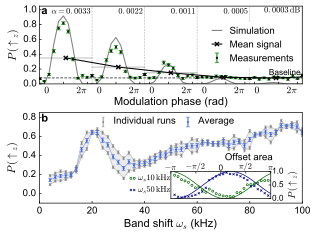

Reproduce this figure in Python.
# -*- coding: utf-8 -*-
"""
Created on Fri Feb 17 17:47:31 2017

@author: virginia
"""
from __future__ import division, print_function
import sys
sys.path.append('/home/virginia/Dropbox/Simple fidelity experiments/Core modules')
sys.path.append('C:\\Users\\Sandeep\\Dropbox\\Simple fidelity experiments\\Core modules')
from Slepian import DPSS
import matplotlib.gridspec as gridspec
import numpy as np
import matplotlib
import matplotlib.pyplot as plt
import matplotlib.colors as mcolors
from matplotlib.patches import Polygon
from scipy.optimize import curve_fit

from PyPDF2 import  PdfFileReader, PdfFileWriter


def pdfMerger(pdfs_in, pdf_out, path=''):
    ''' Merge multiple PDF files together '''
    output = PdfFileWriter()
    
    main_pdf = PdfFileReader(open(pdfs_in[0],"rb")).getPage(0)
    
    for i in range(1, len(pdfs_in)):
        pdf = PdfFileReader(open(pdfs_in[1],"rb")).getPage(0)
        main_pdf.mergePage(pdf)
    
    output.addPage(main_pdf)
    output.write(open(path+pdf_out,"wb"))
    
def gradient_fill(x, y, fill_color=None, ax=None, **kwargs):
    """
    Plot a line with a linear alpha gradient filled beneath it.

    Parameters
    ----------
    x, y : array-like
        The data values of the line.
    fill_color : a matplotlib color specifier (string, tuple) or None
        The color for the fill. If None, the color of the line will be used.
    ax : a matplotlib Axes instance
        The axes to plot on. If None, the current pyplot axes will be used.
    Additional arguments are passed on to matplotlib's ``plot`` function.

    Returns
    -------
    line : a Line2D instance
        The line plotted.
    im : an AxesImage instance
        The transparent gradient clipped to just the area beneath the curve.
    """
    if ax is None:
        ax = plt.gca()
    x = np.array(x); y = np.array(y)
    line, = ax.plot(x, y, **kwargs)
    if fill_color is None:
        fill_color = line.get_color()

    zorder = line.get_zorder()
    alpha = line.set_alpha(0.0)
    alpha = 0.9#1.0 if alpha is None else alpha

    z = np.empty((100, 1, 4), dtype=float)
    rgb = mcolors.colorConverter.to_rgb(fill_color)
    z[:,:,:3] = rgb
    z[:,:,-1] = np.linspace(0, alpha, 100)[::-1,None]

    xmin, xmax, ymin, ymax = x.min(), x.max(), y.min()*0.01, y.max()*0.95
    im = ax.imshow(z, aspect='auto', extent=[xmin, xmax, ymin, ymax],
                   origin='lower', zorder=zorder, interpolation='nearest')

    xy = np.column_stack([x, y])
    xy = np.vstack([[xmin, ymin], xy, [xmax, ymin], [xmin, ymin]])
    clip_path = Polygon(xy, facecolor='none', edgecolor='none', closed=True)
    ax.add_patch(clip_path)
    im.set_clip_path(clip_path)

    #ax.autoscale(True)
    return line, im

def mm2inch(mm):
    return mm * 0.0393701
    

# General rc parameter    
matplotlib.rcParams['figure.figsize'] = (mm2inch(80), mm2inch(60))
matplotlib.rcParams['axes.linewidth'] = 0.5
matplotlib.rcParams['xtick.major.size'] = 1.5
matplotlib.rcParams['ytick.major.size'] = 1.5
font = {'family' : 'Arial',
        'size'   : 8}
matplotlib.rc('font', **font)
matplotlib.rcParams['axes.linewidth'] = 0.5
plt.rc('xtick', labelsize=7)
plt.rc('ytick', labelsize=7)



fig = plt.figure()
grid = gridspec.GridSpec(2, 1, height_ratios=[1.0, 1.0])

ax1 = plt.subplot(grid[0, 0])
ax2 = plt.subplot(grid[1, 0])




###############################################################################################
#
#       TIGHT LAYOUT
#
###############################################################################################


plt.tight_layout()



###############################################################################################
#
#       Absolute positioning of subplots
#
###############################################################################################

for ax in [ax1, ax2]:
    pos1 = ax.get_position()
    pos2 = [pos1.x0 + 0.025, pos1.y0 + 0.025, pos1.width, pos1.height]
    ax.set_position(pos2)
    

for ax in [ax1]:
    pos1 = ax.get_position()
    h = 0.90; y1  = pos1.height*(1 - h)
    pos2 = [pos1.x0, pos1.y0 + y1, pos1.width, pos1.height*h*1.05]
    ax.set_position(pos2)

for ax in [ax2]:
    pos1 = ax.get_position()
    h = 1.1
    pos2 = [pos1.x0, pos1.y0, pos1.width, pos1.height*h]
    ax.set_position(pos2)



###############################################################################################
#
#       ax1 PLOTS: CALIBRATION
#
###############################################################################################


expect_c = 'Gray'; data_c = 'Green'

expect = np.loadtxt('assets/data/expected_fidelities_016.txt', skiprows=1)[12:]
subbin_data = np.loadtxt('assets/data/20161031016_subbinned_data.txt')[12:-1, :]
alphas = np.loadtxt('assets/data/alpha_values_016.txt', skiprows=1)[2:]

n = len(alphas)

data_noisy = [subbin_data[i+1+i*10:i+1+i*10+10, 0] for i in range(n)]
simulation = [expect[i+1+i*10:i+1+i*10+10] for i in range(n)]
data_clean = [subbin_data[i*11+i, 0] for i in range(n)]




max_peaks = 5


x = range(subbin_data.shape[0])

ax1.plot(expect, color=expect_c, lw=0.75, label='Simulation')
ax1.errorbar(x, subbin_data[:, 0], subbin_data[:, 1:].T, fmt ='o', markersize=1.25, 
             color=data_c, lw=0.75, capsize=1.5, label='Measurements')
             
ax1.errorbar(x[::11], subbin_data[::11, 0], subbin_data[::11, 1:].T, fmt ='s', markersize=1.0, 
             color='k', lw=0.75, capsize=1.5)


baseline = np.median(data_clean)             
#gradient_fill([x[0], x[-1]], [baseline, baseline], fill_color='k', ax=ax1, color='k')

ax1.set_xlim([0, (max_peaks)*11])

y_arr = [0.93-i*0.25 for i in range(max_peaks+1)]
mean_line = np.zeros((max_peaks+1, 2))




dBs = np.log10(1+alphas[:max_peaks])*10


for i in range(max_peaks+1):
    ax1.plot([i*11, i*11], [0, 1.1], 'k--', dashes=(1.5, 0.75), alpha=0.25, lw=0.5)

    mean = np.mean(data_noisy[i])
    ax1.plot([i*11, (i+1)*11], [mean, mean], color='k', lw=0.75, alpha=0.25)
    
    mean_line[i, :] = ((i*11+(i+1)*11)/2., mean)
    
    if i != max_peaks:
        if i == 0:
            label = r'$\alpha=%.4f $' % (dBs[i]) 
            ax1.text(2.5 + i*11, 0.95, label, fontsize=6)
        elif i != max_peaks-1:
            label = r'$%.4f $' % (dBs[i])
            ax1.text(5.5 + i*11, 0.95, label, fontsize=6) 
        else:
            label = r'$%.4f \, \mathrm{dB} $' % (dBs[i])
            ax1.text(3 + i*11, 0.95, label, fontsize=6) 
            
            
            
    
    #ax1.fill_between([i*11, (i+1)*11], [mean, mean], 0, color='DarkGreen', alpha=0.10)
    #ax1.arrow(11*i + 0.17, y_arr[i], 10.5, 0, fc='k', ec='k', lw=0.75, head_length=0.75, head_width=0.05, 
    #      overhang=0.2, length_includes_head=True, alpha=0.25 if i != 1 else 0.75)
         
#ax1.text(12, 0.75, r'$\varphi = 0 \rightarrow 2\pi$', fontsize=6)         


ax1.plot(mean_line[:, 0], mean_line[:, 1], 'kx-', lw=0.75, markersize=3.0, mew=1.0, label='Mean signal')
ax1.plot([0, 55], [mean_line[-2][1], mean_line[-2][1]], lw=0.5, color='k', ls=':', dashes=(2,1))
#ax1.plot([i*11, (i+1)*11], [mean, mean], color='DarkGreen', lw=0.75, label='Mean signal')
        

# Set ticklabel positions to match peaks in simulation
#x_ticks = [np.argmax(expect[i*11:11*(i+1)])+11*i for i in range(max_peaks)]
x_ticks = [1, 5, 10, 12, 16, 21, 23, 27, 32, 34, 39, 43, 45, 50, 54]

ax1.set_xticks(x_ticks)
#xticklabels = ['{:.1f}'.format(dBs[i]*1e3) for i in range(max_peaks)]
xticklabels = [r'$0$', '', r'$2\pi$', r'$0$', '', r'$2\pi$', r'$0$', '', r'$2\pi$', r'$0$', '', r'$2\pi$', r'$0$', '', r'$2\pi$']

ax1.set_xticklabels(xticklabels)

all_ticks = ax1.xaxis.get_major_ticks()

for tick in all_ticks[2::3]:
    tick.label1.set_horizontalalignment('right')
for tick in all_ticks[0::3]:
    tick.label1.set_horizontalalignment('left')

ax1.set_xlabel(r'Modulation phase (rad)', labelpad=1)


ax1.tick_params(top='off', right='off', pad=2.0)
ax1.set_ylabel(r'$P\,(\uparrow_z)$', labelpad=3.5)

ax1.set_ylim([0, 1.05])

ax1.text(48, 0.12, 'Baseline', fontsize=6, color='k')

legend  = ax1.legend(loc='center right', frameon=True, fontsize=7, numpoints=1, handlelength=1.0)
legend.get_frame().set_facecolor('w')
legend.get_frame().set_edgecolor('w')


###############################################################################################
#
#       ax2 PLOTS: SIGNAL
#
###############################################################################################





c1 = 'Gray'; c2 = 'RoyalBlue'
mk = 'o'

# -------------- Read in data -----------------------------------------------------------------
d1 = np.loadtxt('assets/data/20161031014_subbinned_data.txt')[2:, :]
d2 = np.loadtxt('assets/data/20161031015_subbinned_data.txt')[:-2, :][::-1, :]

f = np.arange(4, 101, 2)



# -------------- Plots ------------------------------------------------------------------------

ax2.fill_between(f, d1[:, 0], d2[:, 0], color=c1, lw=0, alpha=0.15)

ax2.plot(f, d1[:, 0],  color=c1, lw=0.5, alpha=0.5)
ax2.plot(f, d2[:, 0],  color=c1, lw=0.5, alpha=0.5)

ax2.errorbar(f, d1[:, 0], d1[:, 1:].T, color=c1, fmt='o', capsize=1.0, lw=0.75, alpha=0.75,
             markersize=1.0, mec=c1)
ax2.errorbar(f, d2[:, 0], d2[:, 1:].T, color=c1, fmt='o', capsize=1.0, lw=0.75, alpha=0.75, 
             label='Individual runs', markersize=1.0, mec=c1)

mean = (d1[:, 0] + d2[:, 0]) / 2
mean_err = np.sqrt((d1[:, 1:]**2).T + (d2[:, 1:]**2).T)

ax2.plot(f, mean,  color=c2, lw=0.5, alpha=0.5)

ax2.errorbar(f, mean, yerr=mean_err, color=c2, fmt='o', capsize=1.25, lw=0.75, 
             label='Average', markersize=1.0, mec=c2)
             
             

ax2.tick_params(top='off', right='off', pad=2.5)

ax2.set_ylim([-0.1, 0.85])
ax2.set_yticks([0.0, 0.2, 0.4, 0.6, 0.8])

ax2.set_xlim([0, 100])
ax2.set_xticks([0, 20, 40, 60, 80, 100])

ax2.set_ylabel(r'$P\,(\uparrow_z)$', labelpad=3.5)
ax2.set_xlabel(r'Band shift $\omega_s$ (kHz)', labelpad=2.5)

ax2.legend(loc='upper left', frameon=False, fontsize=7, ncol=2, columnspacing=1.0,
           numpoints=1, handlelength=0.5, handleheight=-0.5, bbox_to_anchor=(0.20, 1.05))





###############################################################################################
#
#       ax2 inset PLOTS: Offset scans
#
###############################################################################################

offset_values = np.loadtxt('assets/data/offset_values_004.txt', skiprows=1)/1e3/21.6 # divided by pi area


data10 = np.loadtxt('assets/data/20161031004_subbinned_data.txt')
data50 = np.loadtxt('assets/data/20161031005_subbinned_data.txt')
data100 = np.loadtxt('assets/data/20161031006_subbinned_data.txt')


def fit_phase(x,  b, c=np.pi/2 * 0.9):
        return np.cos(c*x+b)**2 

popt10, pcov10 = curve_fit(fit_phase, offset_values, data10[:, 2], p0=[np.pi/2])
popt50, pcov50 = curve_fit(fit_phase, offset_values, data50[:, 2], p0=[np.pi/2])
popt100, pcov100 = curve_fit(fit_phase, offset_values, data100[:, 2], p0=[np.pi/2])


data = [data10, data50, data100]
popt = [popt10, popt50, popt100]

popt = [[np.pi/2*0.92], [np.pi*0.91], [np.pi*1.05]]



pos1 = ax2.get_position()
ax2_inset = fig.add_axes([pos1.x0 + pos1.width*0.50, pos1.y0+pos1.height*0.05, pos1.width*0.38, 
                          pos1.height*0.3])
                        
                  
colours = ['DarkGreen', 'DarkBlue', 'DarkBlue']
symbols = ['o', 'x']
delta = [10, 50]

for i in range(2):
    ax2_inset.plot(offset_values, fit_phase(offset_values, *popt[i]), color=colours[i], 
                                            lw=0.5)
                                            
    ax2_inset.plot(offset_values, data[i][:, 0], symbols[i], markersize=1.5, 
             color=colours[i], lw=0.75,  mec=colours[i], mfc='None' if i == 0 else colours[i],
            label=r'$\omega_s %i\,\mathrm{kHz}$' % delta[i])


ax2_inset.tick_params(top='on', right='on', labeltop='on', labelright='on', labelleft='off', 
                labelbottom='off', left='off', bottom='off', pad=0.9, labelsize=6)
                

ax2_inset.tick_params(axis='x', pad=-0.5)

ax2_inset.set_ylabel(r'$P\,(\uparrow_z)$', fontsize=7)   
ax2_inset.yaxis.set_label_coords(1.28, 0.5)             
                
ax2_inset.set_yticks([0.0,  0.5,  1.0])

ax2_inset.set_xlim([-1, 1])
ax2_inset.set_xticks([-1, -0.5,  0, 0.5, 1])
ax2_inset.set_xticklabels([r'$-\pi$', r'$-\pi/2$', 0, r'$\pi/2$', r'$\pi$']) 

ax2_inset.set_xlabel(r'Offset area', fontsize=7)
ax2_inset.xaxis.set_label_coords(0.780, 1.67)

ax2_inset.legend(loc='center left', frameon=False, fontsize=6, handlelength=1.0, 
                 bbox_to_anchor=(-0.50, 0.5), handletextpad=0.15, labelspacing=0.25)



fig.text(0.13, 0.940, 'a', fontsize=8, fontweight='bold')
fig.text(0.13, 0.48, 'b', fontsize=8, fontweight='bold')


fig_version = '2'




fig.savefig('Figure_3_v{}.pdf'.format(fig_version))
plt.close()
